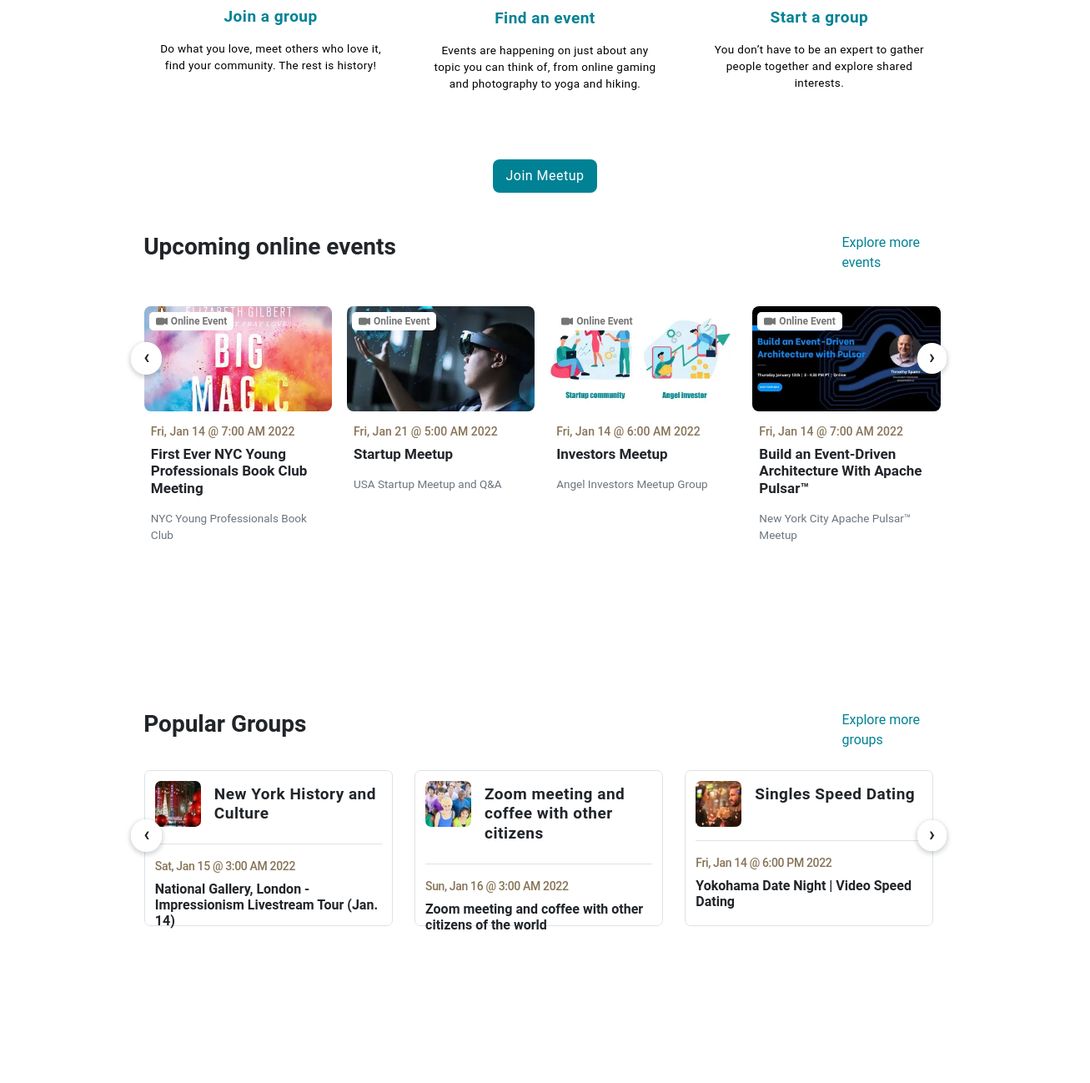
/trangchu.php (middle part), run on an earlier commit of the app's database.
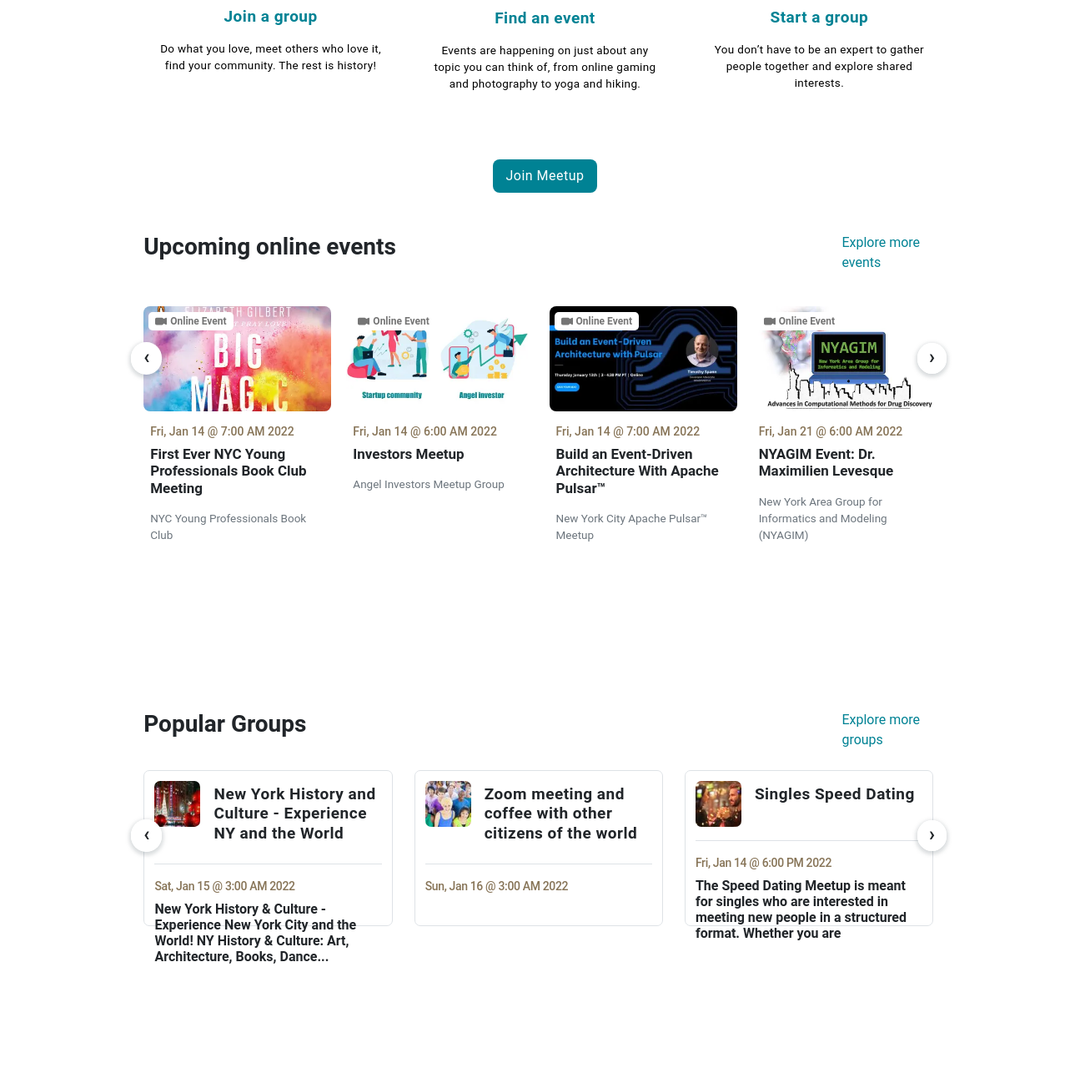
And on a later commit of the database.
### tables this page shows
CREATE TABLE `tb_event` (
  `id` int(11) NOT NULL,
  `name` varchar(500) DEFAULT NULL,
  `thoigian` varchar(100) DEFAULT NULL,
  `content` varchar(500) DEFAULT NULL,
  `atten` int(11) NOT NULL,
  `img_name` varchar(100) DEFAULT NULL
);

CREATE TABLE `tb_group` (
  `id_gr` int(11) NOT NULL,
  `name_gr` varchar(500) DEFAULT NULL,
  `time` varchar(100) DEFAULT NULL,
  `location` varchar(50) NOT NULL,
  `content_gr` varchar(500) DEFAULT NULL,
  `members` int(11) NOT NULL,
  `mode` varchar(20) NOT NULL,
  `img_gr` varchar(50) DEFAULT NULL
);

### trangchu.php (the view, shortened to what this page needs)
<?php include('config/database.php');
?>
<!DOCTYPE html>
<html lang="en">
<head>
    <link rel="stylesheet" href="https://cdn.jsdelivr.net/npm/bootstrap-icons@1.7.2/font/bootstrap-icons.css">
    <link href="https://cdn.jsdelivr.net/npm/bootstrap@5.1.3/dist/css/bootstrap.min.css" rel="stylesheet"
>
        <link rel="stylesheet" href="https://cdnjs.cloudflare.com/ajax/libs/OwlCarousel2/2.3.4/assets/owl.carousel.min.css"
 />
    <link rel="stylesheet"
        href="https://cdnjs.cloudflare.com/ajax/libs/OwlCarousel2/2.3.4/assets/owl.theme.default.min.css"
 />
  <link rel="stylesheet" href="css/trangchu_style.css">
</head>
<body>
    <div class="container-fruid">
        <main class="pt-5 px-5">
            <div class="ivents mt-5 pt-4">
                <div class="main_featured row text-center">
                    <div class="col-md px-4">
                        <figure class="figure">
                            <h5 class="fw-bold mt-2"><a href="">Join a group </a> </h5>
                            <figcaption class="figure-caption mt-3">Do what you love, meet others who love it, find your
                                community. The rest is history!</figcaption>
                        </figure>
                    </div>
                    <div class="col-md pt-2 px-4">
                        <figure class="figure">
                            <h5 class="fw-bold mt-2"><a href="">Find an event</a> </h5>
                            <figcaption class="figure-caption mt-3 ">Events are happening on just about any topic you
                                can think of, from online gaming and photography to yoga and hiking.</figcaption>
                        </figure>
                    </div>
                    <div class="col-md px-4">
                        <figure class="figure">
                            <h5 class="fw-bold mt-2"><a href="">Start a group</a></h5>
                            <figcaption class="figure-caption mt-3 ">You don’t have to be an expert to gather people
                                together and explore shared interests.</figcaption>
                        </figure>
                    </div>
                </div>
            </div>
            <div class="join text-center mt-5 pt-3 mb-5">
                <a href="#"><button>Join Meetup</button></a>
            </div>
            <div class="groups">
                <div class="d-flex mb-4">
                    <div class="col-md-10">
                        <h3 class="d-inline fw-bold">Upcoming online events</h3>
                    </div>
                    <div class="col-md" style="padding-left:35px ">
                        <a href="" class="d-inline" style="color: #008294;">Explore more events</a>
                    </div>
                </div>
                <div class="container p-0">
                    <div class="owl-carousel carousel1" style="height:500px;">
                        <?php
                            $sql2 = "SELECT * FROM tb_event ";
                            $res2 = mysqli_query($conn, $sql2);
                            $count2 = mysqli_num_rows($res2);
                            if($count2>0)
                            {
                                while($row=mysqli_fetch_assoc($res2))
                                {
                        ?>
                        <div class="item">
                            <div class="col">
                                <a href="#" class="text-decoration-none">
                                    <div class="card-body pe-2 ps-0">
                                        <img src="image/<?php echo $row['img_name']; ?>" style="border-radius: 8px;"
                                            alt="">
                                        <div class="online_event px-2">
                                            <p class="mb-0 ms-1 fw-bold"
                                                style="font-size:12px;color:#757575;margin-top:-2px">Online Event </p>
                                        </div>
                                        <div class="px-2">
                                            <h5 class="mt-3" style="font-size: 14px;color: #877457;">
                                                <?php echo $row['thoigian']; ?></h5>
                                                <h6 class=" fw-bold link-dark" style="font-size: 17px;">
                                                    <?php echo $row['content']; ?></h6>
                                                <p class="text-muted mt-3 mb-5" style="font-size: 13.5px;">
                                                    <?php echo $row['name']; ?>
                                                </p>
                                        </div>
                                    </div>
                                </a>
                            </div>
                        </div>
                        <?php
                            }
                        }
                    ?>
                    </div>
                </div>
            </div>
            <div class="groups" style="margin-bottom:150px; height:300px">
                <div class="d-flex mb-4">
                    <div class="col-md-10">
                        <h3 class="d-inline fw-bold">Popular Groups</h3>
                    </div>
                    <div class="col-md" style="padding-left:35px ">
                        <a href="" class="d-inline" style="color: #008294;">Explore more groups</a>
                    </div>
                </div>
                <div class="container p-0">
                    <div class="owl-carousel carousel2">
                    <?php
                        $sql = "SELECT * FROM tb_group ";
                        $res = mysqli_query($conn, $sql);
                        $count = mysqli_num_rows($res);
                        if($count>0)
                        {
                            while($row=mysqli_fetch_assoc($res))
                            {
                    ?>
                        <div class="item">
                            <div class="col p-0 border me-3">
                                <div class="group_card " style="padding: 12px;">
                                    <a href="" class="text-decoration-none">
                                        <div class="d-flex items-center border-bottom pb-3">
                                            <div class=" me-3">
                                                <img src="image/<?php echo $row['img_gr']?>" alt=""
                                                    style="height:55px ;width:55px; border-radius:7px">
                                            </div>
                                            <h5 class="mt-1 fw-bold link-dark">
                                            <?php echo $row['name_gr']?>
                                            </h5>
                                        </div>
                                    </a>
                                    <a href="" class="text-decoration-none">
                                        <div class="mt-3">
                                            <p class="mb-2"><?php echo $row['time']?></p>
                                            <h6 class="fw-bold link-dark"><?php echo $row['content_gr']?></h6>
                                        </div>
                                    </a>
                                </div>
                            </div>
                        </div>
                        <?php
                                }
                            }
                        ?>
                    </div>
                </div>
            </div>
        </main>
    </div>
</body>
</html>

### css/trangchu_style.css (style rules this page uses)
html, body { font-family: Roboto,Helvetica Neue,Arial,Noto Sans,sans-serif,Apple Color Emoji,Segoe UI Emoji,Segoe UI Symbol,Noto Color Emoji;; }
main { margin-left: 9.5%; margin-right: 9.5%; }
.container-fruid { position: absolute; }
.ivents a { letter-spacing: 0.5px; font-size: 19px; color: #008294; text-decoration: none; }
.figure-caption { font-size: 13.5px; letter-spacing: 0.35px; color: black; }
.join button { color: white; padding: 8px 15px 8px 15px; background: #008294; border: 0px; letter-spacing: 0.5px; border-radius: 8px; }
.group_card p { color:#877457 ; font-size: 14px; letter-spacing: -.025em; line-height: 1.25rem; font-weight: 500; }
.group_card h5 { font-size: 19px; font-weight: 600; letter-spacing: 0.5px; line-height: 1.25em; }
.groups .col { height: 187px; border-radius: 7px; }
.col-md a { text-decoration: none; }
.item { height: 500px; }
.online_event { background:#fff; position: absolute; top:23px; left: 6px; display: flex; padding-top: 4px; padding-bottom: 2px; border-radius: 5px; }

What changed in the data, as far as the page shows it:
removed tb_event: img_name (picture), thoigian "Fri, Jan 21 @ 5:00 AM 2022", content "Startup Meetup", name "USA Startup Meetup and Q&A"
now on this page (row edited): tb_event: img_name (picture), thoigian "Fri, Jan 21 @ 6:00 AM 2022", content "NYAGIM Event: Dr. Maximilien Levesque", name "New York Area Group for Informatics and Modeling (NYAGIM)"
changed tb_group: name_gr "New York History and Culture" → "New York History and Culture - Experience NY and the World"; content_gr "National Gallery, London - Impressionism Livestream Tour (Jan. 14)" → "New York History & Culture - Experience New York City and the World! NY History & Culture: Art, Architecture, Books, Dance..."
changed tb_group "Zoom meeting and coffee with other citizens of the world": name_gr "Zoom meeting and coffee with other citizens" → "Zoom meeting and coffee with other citizens of the world"; content_gr "Zoom meeting and coffee with other citizens of the world" → (not shown)
changed tb_group "Singles Speed Dating": content_gr "Yokohama Date Night | Video Speed Dating" → "The Speed Dating Meetup is meant for singles who are interested in meeting new people in a structured format. Whether you are"
